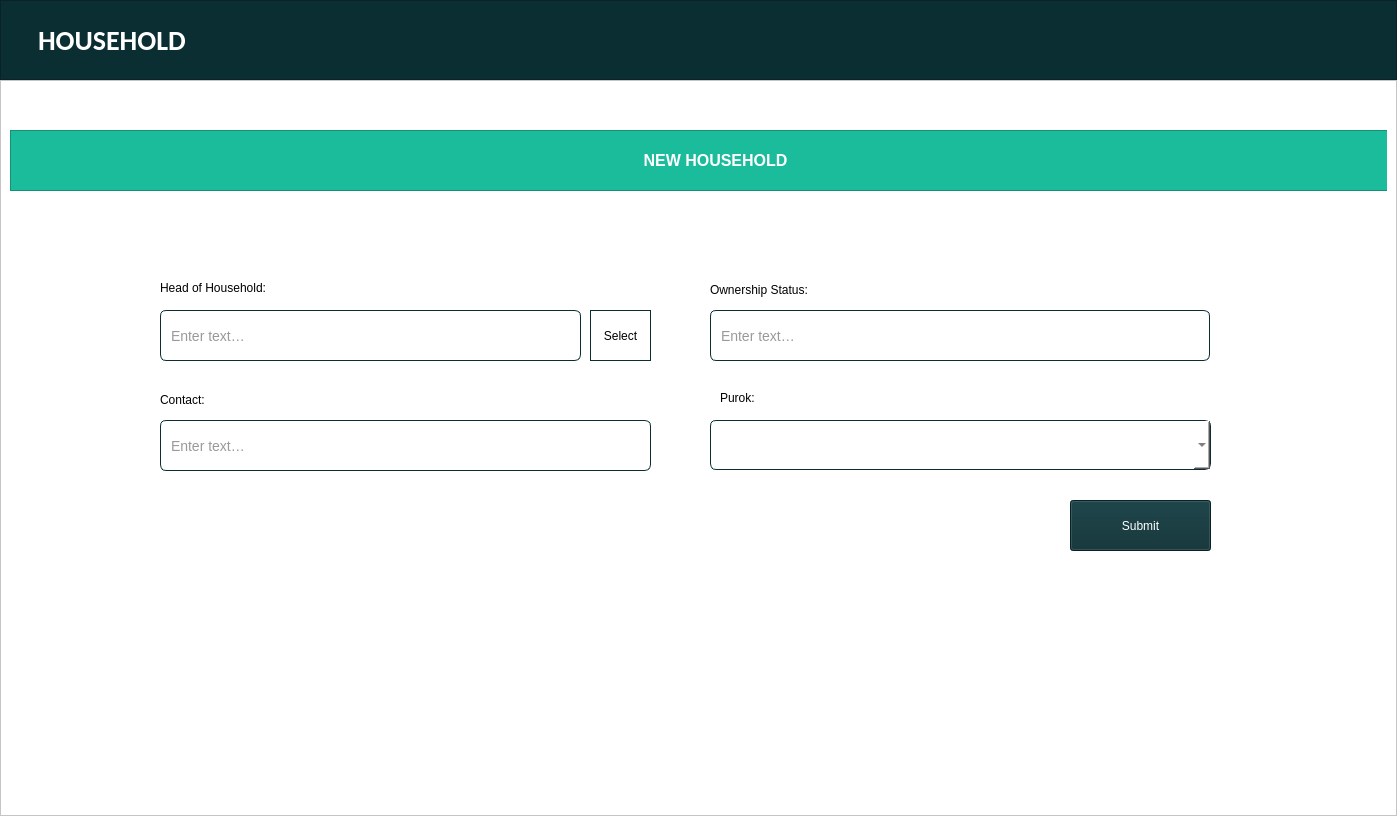
<?xml version="1.0" encoding="UTF-8"?>
<ui version="4.0">
 <class>ProfilingWidget</class>
 <widget class="QWidget" name="ProfilingWidget">
  <property name="geometry">
   <rect>
    <x>0</x>
    <y>0</y>
    <width>1397</width>
    <height>816</height>
   </rect>
  </property>
  <property name="windowTitle">
   <string>Form</string>
  </property>
  <layout class="QVBoxLayout" name="verticalLayout">
   <property name="spacing">
    <number>0</number>
   </property>
   <property name="leftMargin">
    <number>0</number>
   </property>
   <property name="topMargin">
    <number>0</number>
   </property>
   <property name="rightMargin">
    <number>0</number>
   </property>
   <property name="bottomMargin">
    <number>0</number>
   </property>
   <item>
    <widget class="QFrame" name="frame">
     <property name="maximumSize">
      <size>
       <width>16777215</width>
       <height>80</height>
      </size>
     </property>
     <property name="font">
      <font>
       <pointsize>12</pointsize>
      </font>
     </property>
     <property name="styleSheet">
      <string notr="true">background-color: #0B2E33;
</string>
     </property>
     <property name="frameShape">
      <enum>QFrame::StyledPanel</enum>
     </property>
     <property name="frameShadow">
      <enum>QFrame::Raised</enum>
     </property>
     <layout class="QHBoxLayout" name="horizontalLayout_9">
      <property name="leftMargin">
       <number>37</number>
      </property>
      <item>
       <widget class="QLabel" name="label">
        <property name="font">
         <font>
          <family>Calibri</family>
          <pointsize>21</pointsize>
          <weight>75</weight>
          <bold>true</bold>
         </font>
        </property>
        <property name="styleSheet">
         <string notr="true">color: white;</string>
        </property>
        <property name="text">
         <string>HOUSEHOLD</string>
        </property>
       </widget>
      </item>
     </layout>
    </widget>
   </item>
   <item>
    <widget class="QFrame" name="frame_2">
     <property name="font">
      <font>
       <pointsize>12</pointsize>
      </font>
     </property>
     <property name="styleSheet">
      <string notr="true">QFrame {

background-color: white;

}</string>
     </property>
     <property name="frameShape">
      <enum>QFrame::StyledPanel</enum>
     </property>
     <property name="frameShadow">
      <enum>QFrame::Raised</enum>
     </property>
     <layout class="QVBoxLayout" name="verticalLayout_2">
      <item>
       <widget class="QWidget" name="widget" native="true">
        <widget class="QLineEdit" name="line_ownership">
         <property name="geometry">
          <rect>
           <x>700</x>
           <y>220</y>
           <width>500</width>
           <height>51</height>
          </rect>
         </property>
         <property name="maximumSize">
          <size>
           <width>500</width>
           <height>16777215</height>
          </size>
         </property>
         <property name="font">
          <font>
           <pointsize>-1</pointsize>
           <underline>false</underline>
          </font>
         </property>
         <property name="styleSheet">
          <string notr="true">/* Base QLineEdit styling */
QLineEdit {
    background-color: #fff;           /* white background */
    border: 1px solid #0B2E33;           /* light gray border */
    border-radius: 6px;               /* rounded corners */
    padding: 6px 8px;                 /* vertical/horizontal padding */
    font-size: 14px;                  /* sensible text size */
    color: #333;                      /* dark text */
}

/* Hover state: slightly darker border */
QLineEdit:hover {
    border: 1px solid #999;
}

/* Focus state: blue glow and stronger border */
QLineEdit:focus {
    border: 1px solid #409EFF;        /* blue accent */
    outline: none;                    /* remove default focus ring */
}

/* Disabled state: muted look */
QLineEdit:disabled {
    background-color: #f5f5f5;
    border: 1px solid #e0e0e0;
    color: #999;
}

/* Placeholder text styling */
QLineEdit[echoMode=&quot;0&quot;] {            /* only applies when not password mode */
    qproperty-placeholderText: &quot;Enter text…&quot;;
}
QLineEdit::placeholder {
    color: #999;
    font-style: italic;
}
</string>
         </property>
         <property name="inputMask">
          <string/>
         </property>
         <property name="text">
          <string/>
         </property>
         <property name="placeholderText">
          <string>Enter text…</string>
         </property>
        </widget>
        <widget class="QPushButton" name="popup_resident">
         <property name="geometry">
          <rect>
           <x>580</x>
           <y>220</y>
           <width>61</width>
           <height>51</height>
          </rect>
         </property>
         <property name="styleSheet">
          <string notr="true">border: 1px solid #0B2E33;</string>
         </property>
         <property name="text">
          <string>Select</string>
         </property>
        </widget>
        <widget class="QLabel" name="label_7">
         <property name="geometry">
          <rect>
           <x>700</x>
           <y>190</y>
           <width>161</width>
           <height>20</height>
          </rect>
         </property>
         <property name="font">
          <font>
           <pointsize>9</pointsize>
          </font>
         </property>
         <property name="text">
          <string>Ownership Status:</string>
         </property>
        </widget>
        <widget class="QLabel" name="label_3">
         <property name="geometry">
          <rect>
           <x>150</x>
           <y>190</y>
           <width>171</width>
           <height>16</height>
          </rect>
         </property>
         <property name="font">
          <font>
           <pointsize>9</pointsize>
          </font>
         </property>
         <property name="text">
          <string>Head of Household:</string>
         </property>
        </widget>
        <widget class="QLineEdit" name="line_contact">
         <property name="geometry">
          <rect>
           <x>150</x>
           <y>330</y>
           <width>491</width>
           <height>51</height>
          </rect>
         </property>
         <property name="maximumSize">
          <size>
           <width>500</width>
           <height>16777215</height>
          </size>
         </property>
         <property name="font">
          <font>
           <pointsize>-1</pointsize>
           <underline>false</underline>
          </font>
         </property>
         <property name="styleSheet">
          <string notr="true">/* Base QLineEdit styling */
QLineEdit {
    background-color: #fff;           /* white background */
    border: 1px solid #0B2E33;           /* light gray border */
    border-radius: 6px;               /* rounded corners */
    padding: 6px 8px;                 /* vertical/horizontal padding */
    font-size: 14px;                  /* sensible text size */
    color: #333;                      /* dark text */
}

/* Hover state: slightly darker border */
QLineEdit:hover {
    border: 1px solid #999;
}

/* Focus state: blue glow and stronger border */
QLineEdit:focus {
    border: 1px solid #409EFF;        /* blue accent */
    outline: none;                    /* remove default focus ring */
}

/* Disabled state: muted look */
QLineEdit:disabled {
    background-color: #f5f5f5;
    border: 1px solid #e0e0e0;
    color: #999;
}

/* Placeholder text styling */
QLineEdit[echoMode=&quot;0&quot;] {            /* only applies when not password mode */
    qproperty-placeholderText: &quot;Enter text…&quot;;
}
QLineEdit::placeholder {
    color: #999;
    font-style: italic;
}
</string>
         </property>
         <property name="placeholderText">
          <string>Enter text…</string>
         </property>
        </widget>
        <widget class="QLabel" name="label_5">
         <property name="geometry">
          <rect>
           <x>150</x>
           <y>300</y>
           <width>71</width>
           <height>20</height>
          </rect>
         </property>
         <property name="font">
          <font>
           <pointsize>9</pointsize>
          </font>
         </property>
         <property name="text">
          <string>Contact:</string>
         </property>
        </widget>
        <widget class="QLabel" name="label_6">
         <property name="geometry">
          <rect>
           <x>710</x>
           <y>300</y>
           <width>41</width>
           <height>16</height>
          </rect>
         </property>
         <property name="font">
          <font>
           <pointsize>9</pointsize>
          </font>
         </property>
         <property name="text">
          <string>Purok:</string>
         </property>
        </widget>
        <widget class="QComboBox" name="combo_purok">
         <property name="geometry">
          <rect>
           <x>700</x>
           <y>330</y>
           <width>501</width>
           <height>50</height>
          </rect>
         </property>
         <property name="minimumSize">
          <size>
           <width>0</width>
           <height>45</height>
          </size>
         </property>
         <property name="maximumSize">
          <size>
           <width>16777215</width>
           <height>50</height>
          </size>
         </property>
         <property name="styleSheet">
          <string notr="true">/* Base QLineEdit styling */

    background-color: #fff;            /* white background */
    border: 1px solid #0B2E33;            /* light gray border */
    border-radius: 6px;                /* rounded corners */
    padding: 6px 8px;                  /* vertical/horizontal padding */
    font-size: 14px;                   /* sensible text size */
    color: #333;                       /* dark text */


</string>
         </property>
        </widget>
        <widget class="QLineEdit" name="line_head">
         <property name="geometry">
          <rect>
           <x>150</x>
           <y>220</y>
           <width>421</width>
           <height>51</height>
          </rect>
         </property>
         <property name="maximumSize">
          <size>
           <width>500</width>
           <height>16777215</height>
          </size>
         </property>
         <property name="font">
          <font>
           <pointsize>-1</pointsize>
           <underline>false</underline>
          </font>
         </property>
         <property name="styleSheet">
          <string notr="true">/* Base QLineEdit styling */
QLineEdit {
    background-color: #fff;           /* white background */
    border: 1px solid #0B2E33;           /* light gray border */
    border-radius: 6px;               /* rounded corners */
    padding: 6px 8px;                 /* vertical/horizontal padding */
    font-size: 14px;                  /* sensible text size */
    color: #333;                      /* dark text */
}

/* Hover state: slightly darker border */
QLineEdit:hover {
    border: 1px solid #999;
}

/* Focus state: blue glow and stronger border */
QLineEdit:focus {
    border: 1px solid #409EFF;        /* blue accent */
    outline: none;                    /* remove default focus ring */
}

/* Disabled state: muted look */
QLineEdit:disabled {
    background-color: #f5f5f5;
    border: 1px solid #e0e0e0;
    color: #999;
}

/* Placeholder text styling */
QLineEdit[echoMode=&quot;0&quot;] {            /* only applies when not password mode */
    qproperty-placeholderText: &quot;Enter text…&quot;;
}
QLineEdit::placeholder {
    color: #999;
    font-style: italic;
}
</string>
         </property>
         <property name="text">
          <string/>
         </property>
         <property name="placeholderText">
          <string>Enter text…</string>
         </property>
        </widget>
        <widget class="QPushButton" name="submit_btn">
         <property name="geometry">
          <rect>
           <x>1060</x>
           <y>410</y>
           <width>141</width>
           <height>51</height>
          </rect>
         </property>
         <property name="autoFillBackground">
          <bool>false</bool>
         </property>
         <property name="styleSheet">
          <string notr="true">background-color: #0B2E33;
color: white;</string>
         </property>
         <property name="text">
          <string>Submit</string>
         </property>
        </widget>
        <widget class="QFrame" name="frame_4">
         <property name="geometry">
          <rect>
           <x>0</x>
           <y>40</y>
           <width>1411</width>
           <height>61</height>
          </rect>
         </property>
         <property name="styleSheet">
          <string notr="true">background-color: #1ABC9C	;</string>
         </property>
         <property name="frameShape">
          <enum>QFrame::StyledPanel</enum>
         </property>
         <property name="frameShadow">
          <enum>QFrame::Raised</enum>
         </property>
         <layout class="QVBoxLayout" name="verticalLayout_4">
          <item>
           <widget class="QLabel" name="label_4">
            <property name="font">
             <font>
              <pointsize>12</pointsize>
              <weight>75</weight>
              <bold>true</bold>
             </font>
            </property>
            <property name="styleSheet">
             <string notr="true">border:none; color: white;</string>
            </property>
            <property name="text">
             <string>NEW HOUSEHOLD</string>
            </property>
            <property name="alignment">
             <set>Qt::AlignCenter</set>
            </property>
           </widget>
          </item>
         </layout>
        </widget>
       </widget>
      </item>
     </layout>
    </widget>
   </item>
  </layout>
 </widget>
 <resources>
  <include location="Cabs.qrc"/>
 </resources>
 <connections/>
</ui>
